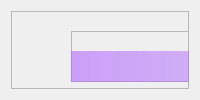
                     <widget class="QWidget" name="chat">
                      <layout class="QVBoxLayout" name="verticalLayout_20">
                       <item>
                        <widget class="QFrame" name="frame">
                         <property name="frameShape">
                          <enum>QFrame::StyledPanel</enum>
                         </property>
                         <property name="frameShadow">
                          <enum>QFrame::Raised</enum>
                         </property>
                         <widget class="QFrame" name="frame_2">
                          <property name="geometry">
                           <rect>
                            <x>30</x>
                            <y>510</y>
                            <width>721</width>
                            <height>61</height>
                           </rect>
                          </property>
                          <property name="frameShape">
                           <enum>QFrame::StyledPanel</enum>
                          </property>
                          <property name="frameShadow">
                           <enum>QFrame::Raised</enum>
                          </property>
                          <layout class="QHBoxLayout" name="horizontalLayout_15">
                           <item>
                            <widget class="QLineEdit" name="sendLine">
                             <property name="styleSheet">
                              <string notr="true">background-color: rgb(33, 37, 43);</string>
                             </property>
                             <property name="placeholderText">
                              <string>Send Message....</string>
                             </property>
                            </widget>
                           </item>
                           <item>
                            <widget class="QPushButton" name="sendbtn">
                             <property name="styleSheet">
                              <string notr="true">background-color: rgb(33, 37, 43);</string>
                             </property>
                             <property name="text">
                              <string>发送</string>
                             </property>
                             <property name="shortcut">
                              <string>Return</string>
                             </property>
                            </widget>
                           </item>
                          </layout>
                         </widget>
                         <widget class="QFrame" name="frame_3">
                          <property name="geometry">
                           <rect>
                            <x>60</x>
                            <y>20</y>
                            <width>721</width>
                            <height>51</height>
                           </rect>
                          </property>
                          <property name="frameShape">
                           <enum>QFrame::StyledPanel</enum>
                          </property>
                          <property name="frameShadow">
                           <enum>QFrame::Raised</enum>
                          </property>
                          <widget class="QLabel" name="label">
                           <property name="geometry">
                            <rect>
                             <x>-20</x>
                             <y>20</y>
                             <width>671</width>
                             <height>41</height>
                            </rect>
                           </property>
                           <property name="styleSheet">
                            <string notr="true">border-radius: 10px;
border-bottom-left-radius: 0px;
color: rgb(255, 255, 255);
background-color: qlineargradient(x1:0, y1:0, x2:1, y2:0,stop:0 rgba(174, 99, 255,150), stop:1 rgba(255, 255, 255, 0));</string>
                           </property>
                           <property name="text">
                            <string>&lt;html&gt;&lt;head/&gt;&lt;body&gt;&lt;p align=&quot;center&quot;&gt;爱聊”微信“机器人&lt;/p&gt;&lt;/body&gt;&lt;/html&gt;</string>
                           </property>
                          </widget>
                         </widget>
                         <widget class="QScrollArea" name="scrollArea_2">
                          <property name="geometry">
                           <rect>
                            <x>40</x>
                            <y>100</y>
                            <width>701</width>
                            <height>401</height>
                           </rect>
                          </property>
                          <property name="verticalScrollBarPolicy">
                           <enum>Qt::ScrollBarAsNeeded</enum>
                          </property>
                          <property name="widgetResizable">
                           <bool>true</bool>
                          </property>
                          <widget class="QWidget" name="scrollAreaWidgetContents_2">
                           <property name="geometry">
                            <rect>
                             <x>0</x>
                             <y>0</y>
                             <width>699</width>
                             <height>399</height>
                            </rect>
                           </property>
                          </widget>
                         </widget>
                        </widget>
                       </item>
                      </layout>
                     </widget>
